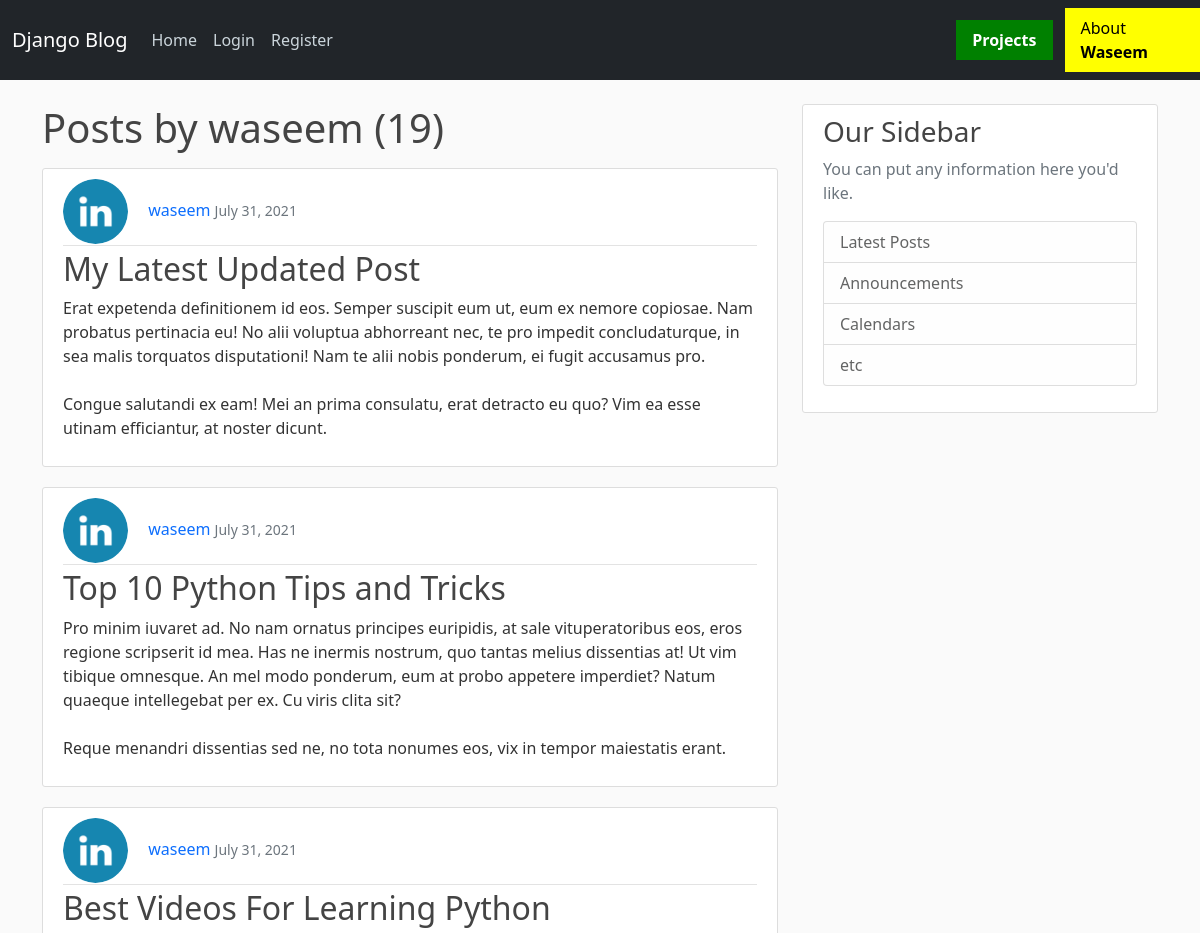
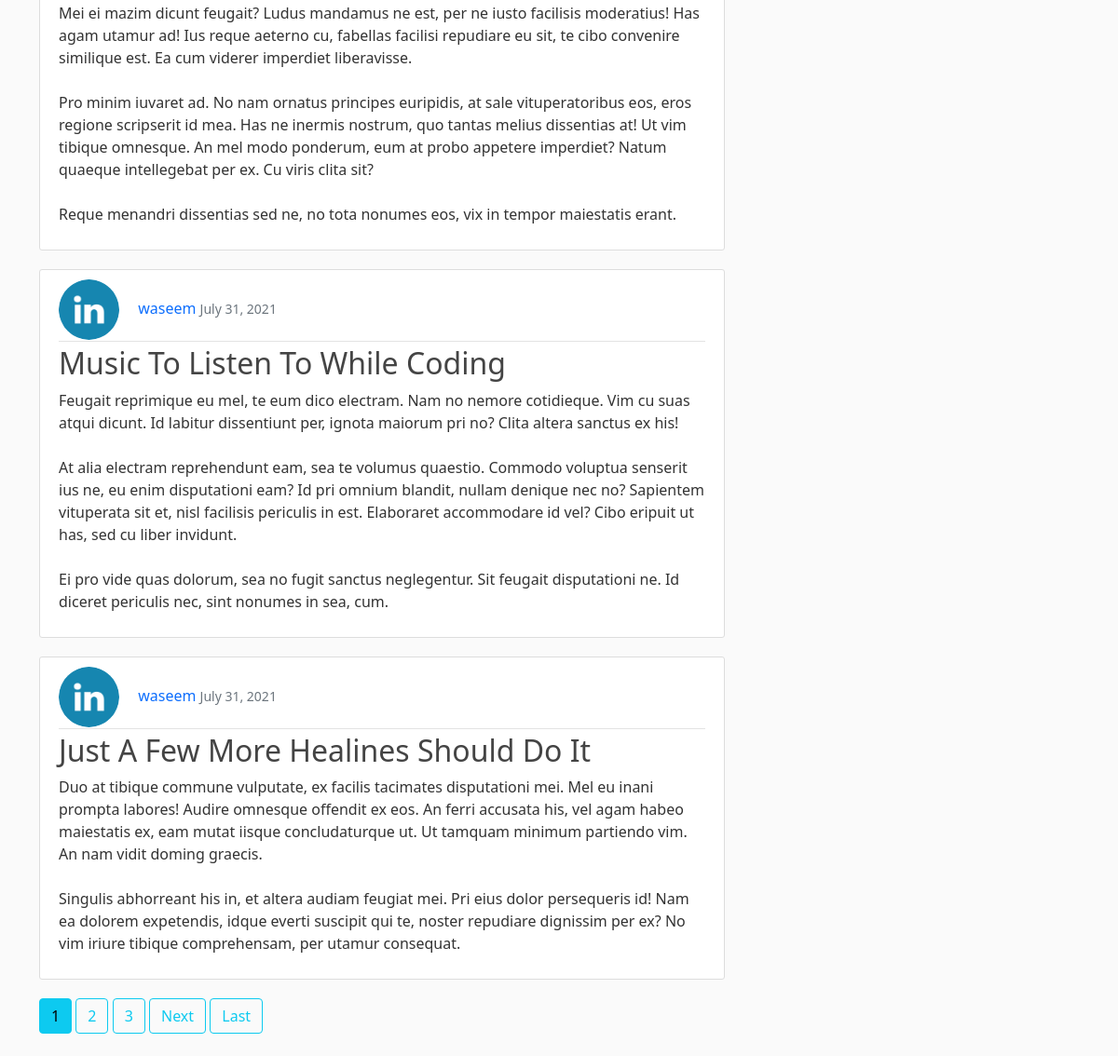
The app's page /user/waseem with its own data (2 pictures, top to bottom).
### coreyblog/models.py (models this page shows, shortened)
class Post(models.Model):
    title = models.CharField(max_length=100)
    content = models.TextField()
    date_posted = models.DateTimeField(default=timezone.now)
    author = models.ForeignKey(User, on_delete=models.CASCADE)

### accounts/models.py (models this page shows, shortened)
class Profile(models.Model):
    user = models.OneToOneField(User, on_delete=models.CASCADE)
    image = models.ImageField(default='default.jpg', upload_to='accounts/profile_pics')

### coreyblog/views.py (the view)
# urls.py: path('user/<str:username>', UserPostListView.as_view(), name='user-posts'),
class UserPostListView(ListView):
    model = Post
    template_name = 'blog/user_posts.html'
    context_object_name = 'posts'
    paginate_by = 5
    def get_queryset(self):
        user = get_object_or_404(User, username = self.kwargs.get('username'))
        return Post.objects.filter(author=user).order_by('-date_posted')

### coreyblog/templates/blog/user_posts.html (shortened to what this page needs)
{% extends 'blog/base.html' %}
{% block content %}
<h1 class="mb-3">Posts by {{ view.kwargs.username }} ({{ page_obj.paginator.count }})</h1>
{% for post in posts %}
<article class="media content-section">
    <div class="media-body">
        <div class="article-metadata">
            <img class="rounded-circle article-img" src="{{ post.author.profile.image.url }}">
            <a class="mr-2" href="{% url 'user-posts' post.author.username %}">{{ post.author }}</a>
            <small class="text-muted">{{ post.date_posted|date:"F d, Y" }}</small>
        </div>
        <h2><a class="article-title" href="{% url 'post-detail' post.id %}">{{ post.title }}</a></h2>
        <p class="article-content">{{ post.content }}</p>
    </div>
</article>
{% endfor %}
{% if is_paginated %}
{% for num in page_obj.paginator.page_range %}
{% if page_obj.number == num %}
<a class="btn btn-info mb-4" href="?page={{ num }}">{{ num }}</a>
{% elif num > page_obj.number|add:'-3' and num < page_obj.number|add:'3' %} <a class="btn btn-outline-info mb-4"
    href="?page={{ num }}">{{ num }}</a>
    {% endif %}
    {% endfor %}
    {% if page_obj.has_next %}
    <a class="btn btn-outline-info mb-4" href="?page={{ page_obj.next_page_number }}">Next</a>
    <a class="btn btn-outline-info mb-4" href="?page={{ page_obj.paginator.num_pages }}">Last</a>
    {% endif %}
    {% endif %}
    {% endblock %}

### coreyblog/static/coreyblog/main.css (style rules this page uses)
body { background: #fafafa; color: #333333; margin-top: 5rem; }
h1, h2, h3, h4, h5, h6 { color: #444444; }
.content-section { background: #ffffff; padding: 10px 20px; border: 1px solid #dddddd; border-radius: 3px; margin-bottom: 20px; }
.article-title { color: #444444; }
a { text-decoration: none; }
.article-content { white-space: pre-line; }
.article-img { height: 65px; width: 65px; margin-right: 16px; }
.article-metadata { padding-bottom: 1px; margin-bottom: 4px; border-bottom: 1px solid #e3e3e3 }

### records on screen
Post: author.profile.image (picture), author "waseem", date_posted "July 31, 2021", title "My Latest Updated Post", content "Erat expetenda definitionem id eos. Semper suscipit eum ut, eum ex nemore copiosae. Nam probatus pertinacia eu! No alii voluptua abhorreant nec, te pro impedit concludaturque, in sea malis torquatos disputationi! Nam te alii nobis ponderum, ei fugit accusamus pro. Congue salutandi ex eam! Mei an prima consulatu, erat detracto eu quo? Vim ea esse utinam efficiantur, at noster dicunt."
Post: author.profile.image (picture), author "waseem", date_posted "July 31, 2021", title "Top 10 Python Tips and Tricks", content "Pro minim iuvaret ad. No nam ornatus principes euripidis, at sale vituperatoribus eos, eros regione scripserit id mea. Has ne inermis nostrum, quo tantas melius dissentias at! Ut vim tibique omnesque. An mel modo ponderum, eum at probo appetere imperdiet? Natum quaeque intellegebat per ex. Cu viris clita sit? Reque menandri dissentias sed ne, no tota nonumes eos, vix in tempor maiestatis erant."
Post: author.profile.image (picture), author "waseem", date_posted "July 31, 2021", title "Best Videos For Learning Python", content "Mei ei mazim dicunt feugait? Ludus mandamus ne est, per ne iusto facilisis moderatius! Has agam utamur ad! Ius reque aeterno cu, fabellas facilisi repudiare eu sit, te cibo convenire similique est. Ea cum viderer imperdiet liberavisse. Pro minim iuvaret ad. No nam ornatus principes euripidis, at sale vituperatoribus eos, eros regione scripserit id mea. Has ne inermis nostrum, quo tantas melius dissentias at! Ut vim tibique omnesque. An mel modo ponderum, eum at probo appetere imperdiet? Natum quaeque intellegebat per ex. Cu viris clita sit? Reque menandri dissentias sed ne, no tota nonumes eos, vix in tempor maiestatis erant."
Post: author.profile.image (picture), author "waseem", date_posted "July 31, 2021", title "Music To Listen To While Coding", content "Feugait reprimique eu mel, te eum dico electram. Nam no nemore cotidieque. Vim cu suas atqui dicunt. Id labitur dissentiunt per, ignota maiorum pri no? Clita altera sanctus ex his! At alia electram reprehendunt eam, sea te volumus quaestio. Commodo voluptua senserit ius ne, eu enim disputationi eam? Id pri omnium blandit, nullam denique nec no? Sapientem vituperata sit et, nisl facilisis periculis in est. Elaboraret accommodare id vel? Cibo eripuit ut has, sed cu liber invidunt. Ei pro vide quas dolorum, sea no fugit sanctus neglegentur. Sit feugait disputationi ne. Id diceret periculis nec, sint nonumes in sea, cum."
Post: author.profile.image (picture), author "waseem", date_posted "July 31, 2021", title "Just A Few More Healines Should Do It", content "Duo at tibique commune vulputate, ex facilis tacimates disputationi mei. Mel eu inani prompta labores! Audire omnesque offendit ex eos. An ferri accusata his, vel agam habeo maiestatis ex, eam mutat iisque concludaturque ut. Ut tamquam minimum partiendo vim. An nam vidit doming graecis. Singulis abhorreant his in, et altera audiam feugiat mei. Pri eius dolor persequeris id! Nam ea dolorem expetendis, idque everti suscipit qui te, noster repudiare dignissim per ex? No vim iriure tibique comprehensam, per utamur consequat."

### other values on screen
{{ view.kwargs.username }} "waseem"
{{ page_obj.paginator.count }} "19"
{{ num }} "1"
{{ num }} "2" "3"
